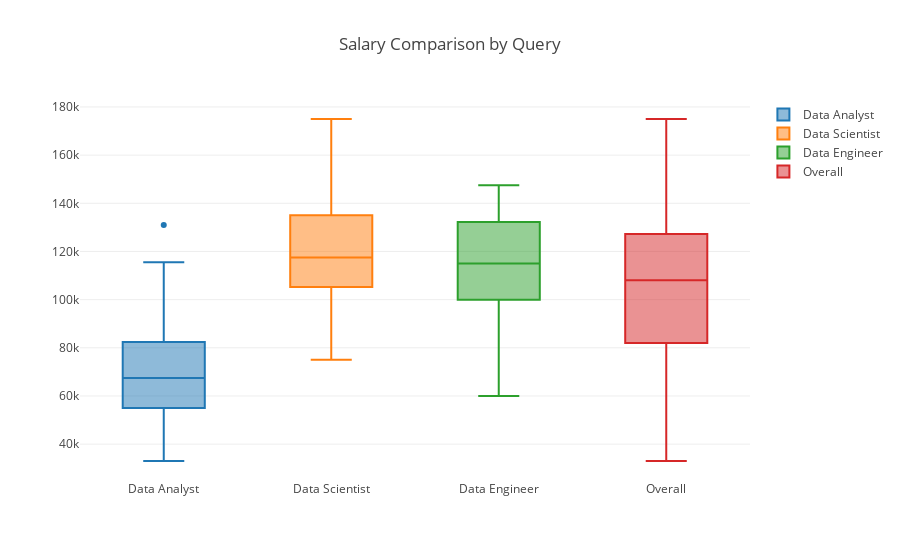

The notebook cell this image was saved under:
### Code cell
# Creates boxplots of the queries

data_analyst = go.Box(
    y=salary_data['Salary'].loc[salary_data['Query']=='data+analyst'],
    name = 'Data Analyst'
)
data_scientist = go.Box(
    y=salary_data['Salary'].loc[salary_data['Query']=='data+scientist'],
    name = 'Data Scientist'
)
data_engineer = go.Box(
    y=salary_data['Salary'].loc[salary_data['Query']=='data+engineer'],
    name = 'Data Engineer'
)
overall = go.Box(
    y=salary_data['Salary'],
    name = 'Overall'
)
layout = go.Layout(
    title = 'Salary Comparison by Query'
)
data = [data_analyst,data_scientist,data_engineer, overall]
        
fig = go.Figure(data=data,layout=layout)
py.offline.iplot(fig)

### Figure 1 — Plotly figure (JSON) as saved in the notebook; plotly's stock layout.template omitted (floating-point values rounded to 4 significant figures; data arrays with more than 128 entries replaced by an {"elided": "..."} marker saying what was removed)
{"data": [{"name": "Data Analyst", "type": "box", "uid": "a89b9688-e8da-4c42-b69f-06c56de95e6e", "y": [70000, 110000, 75000, 33000, 60000, 67500, 82000, 93000, 87500, 82500, 65000, 77500, 105000, 70000, 91500, 115500, 47500, 55000, 55000, 50000, 67500, 38500, 38500, 89000, 67500, 82000, 55000, 50000, 100000, 62500, 95000, 51384, 57750, 42500, 68510.0, 112000, 131000, 61030.0, 56460.0, 70000, 44000, 67500, 73870.0, 47500, 42000, 57750, 55000]}, {"name": "Data Scientist", "type": "box", "uid": "9bea4473-52e1-4020-a2bf-51cf0f425a2b", "y": [113750, 111500, 138500, 96500, 132500, 88500, 136500, 141000, 129500, 121000, 160000, 89000, 84000, 175000, 75000, 84380.0, 125000, 85000, 104000, 134500, 112500, 105500, 137500, 120000, 80500, 100500, 140000, 97015, 135000, 100000, 117500, 117500, 124500, 126500, 105000, 111500, 136000, 96500, 152000, 137500, 132500, 119000, 109000, 88000, 108000, 142500, 131500, 100000, 103000, 155000, 113000, 117500, 109000, 111500, 148500, 125000, 137500, 121000, 135000, 160000, 118500, 93000, 115000, 141000, 107500, 125500, 119000, 106500, 154500, 93784, 111500, 116000, 138500, 113000, 110000, 127500]}, {"name": "Data Engineer", "type": "box", "uid": "8f5bcb35-d3d6-45a9-b402-97527a8f20d8", "y": [141500, 139500, 147500, 97000, 100000, 115000, 85000, 127500, 110000, 135000, 145000, 95000, 100000, 127500, 60000, 101500, 115000, 111000.0, 100000, 142500, 120000, 80000, 95000, 110000, 125000, 147000, 128500, 129500]}, {"name": "Overall", "type": "box", "uid": "056d3e98-48c1-41cf-bd1f-7460e357b6be", "y": {"elided": "151 float values"}}], "layout": {"title": "Salary Comparison by Query"}}
